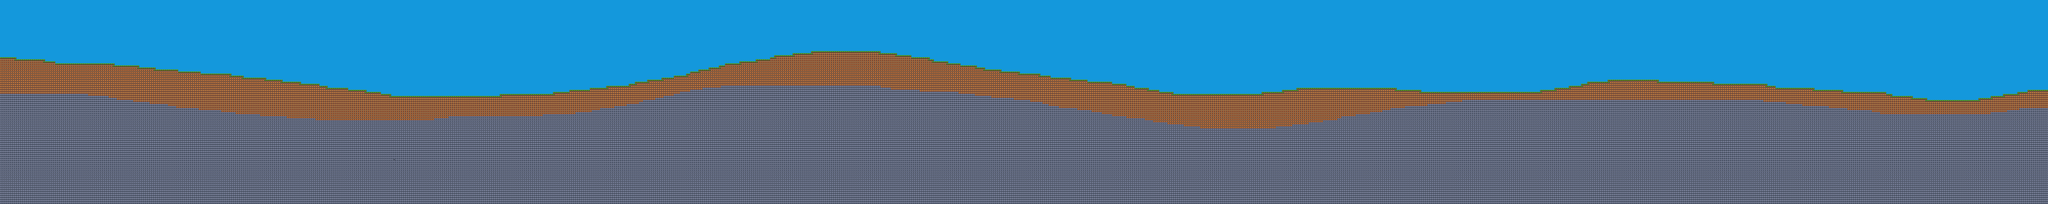

Below is a game level as drawn by its tile map, then a one-line description and the .tmx that defines it (tile-layer data replaced by summaries):
An orthogonal 1000x100 tile map with 16x16 px tiles, 2 tile layers (Back, Tile Layer 1) and 1 object (SPAWN).

<map version="1.10" tiledversion="1.10.2" orientation="orthogonal" renderorder="right-down" width="1000" height="100" tilewidth="16" tileheight="16" infinite="0" nextlayerid="4" nextobjectid="3">
 <editorsettings>
  <export target="../testmap2.tmj" format="json" />
 </editorsettings>
 <tileset firstgid="1" source="worldtiles.tsx" />
 <layer id="3" name="Back" width="1000" height="100">
  <properties>
   <property name="physicsLayer" type="int" value="-1" />
  </properties>
  <data>[100000 cells, 99999 non-empty, 3 distinct tile ids]</data>
 </layer>
 <layer id="1" name="Tile Layer 1" width="1000" height="100">
  <properties>
   <property name="physicsLayer" type="int" value="1" />
  </properties>
  <data>[100000 cells, 60245 non-empty, 4 distinct tile ids]</data>
 </layer>
 <objectgroup id="2" name="Object Layer 1">
  <object id="2" name="SPAWN" x="1854.67" y="499.667">
   <point />
  </object>
 </objectgroup>
</map>
